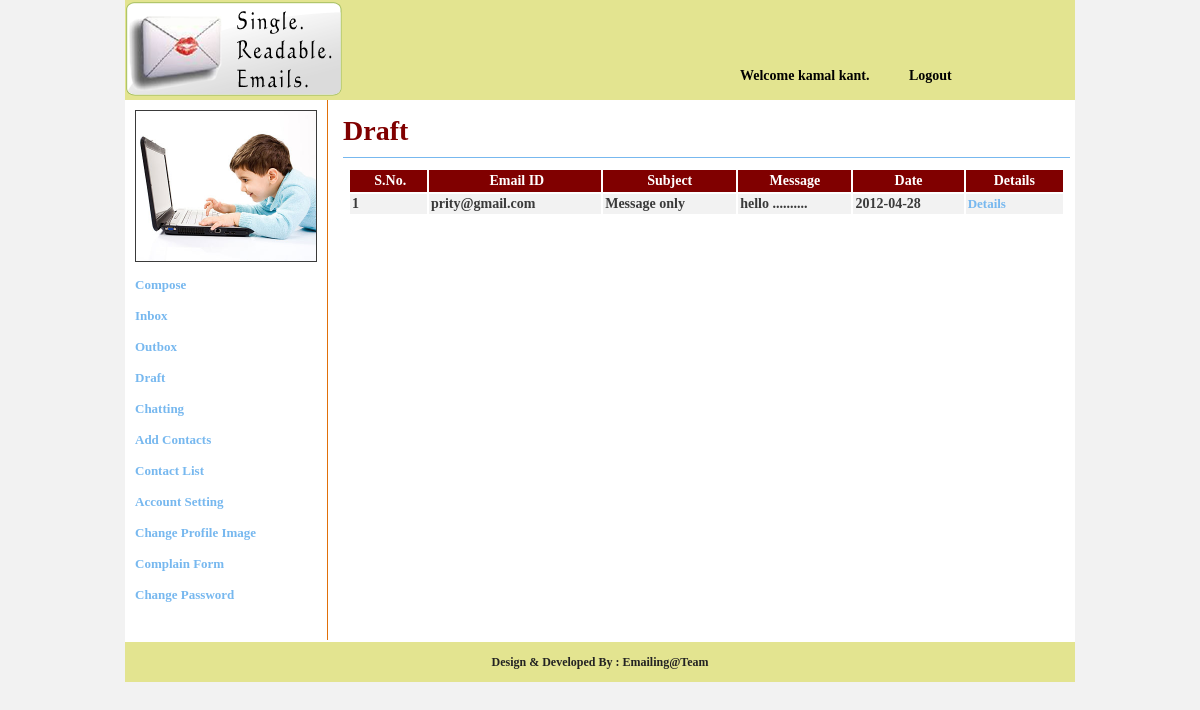
Screenshot of /draft.php (signed in) with the database file from the repository.
### tables this page shows
CREATE TABLE `regestration` (
  `id` bigint(20) NOT NULL auto_increment,
  `name` varchar(100) default NULL,
  `dob` varchar(100) default NULL,
  `gender` varchar(100) default NULL,
  `phone` varchar(100) default NULL,
  `address` varchar(500) default NULL,
  `contact_as` varchar(100) default NULL,
  `email` varchar(100) default 'na',
  `password` varchar(100) default NULL,
  `img_path` varchar(255) default 'default.png',
  `status` smallint(6) default '3',
  PRIMARY KEY  (`id`)
);

CREATE TABLE `mailbox` (
  `msg_id` bigint(20) NOT NULL auto_increment,
  `email_from` varchar(100) default NULL,
  `email_to` varchar(100) default NULL,
  `email_cc` varchar(100) default NULL,
  `subject` varchar(255) default NULL,
  `message` varchar(800) default NULL,
  `attachement` varchar(200) default NULL,
  `type` varchar(100) default NULL,
  `msg_date` date default NULL,
  `sent_status` smallint(6) default '1',
  `inbox_status` smallint(6) default '1',
  PRIMARY KEY  (`msg_id`)
);

### draft.php (the view, shortened to what this page needs)
<?php
$user_id = $_SESSION['USERID'];
$email = $_SESSION['EMAIL'];
if ($user_id != '') {
?>
    <!DOCTYPE HTML PUBLIC "-//W3C//DTD HTML 4.01 Transitional//EN">
    <html>
        <head>
        </head>
        <body>
            <table cellpadding="0" rules="none" frame="box" cellspacing="0" border="0"  width="100%">
                <tr>
                    <td>
                        <table cellpadding="0" cellspacing="0"  border="0" bgcolor="white" width="950px" align="center">
                            <tr>
                                <td colspan="2">
                                <?php
                                include("header.php");
                                ?>
                            </td>
                        </tr>
                        <tr>
                            <td valign="top">
                                <?php include("leftmenu.php"); ?>
                            </td>
                            <td  height="500" valign="top" style="padding-left: 10px;width: 750px;">
                                <form action="#" method="post">
                                    <table cellpadding="5" cellspacing="5" border="0" width="100%">
                                        <tr>
                                            <td class="heading" colspan="2">Draft</td>
                                        </tr>
                                        <tr>
                                            <td>
                                                <div style="height: 450px;width: 100%;overflow: auto;">
                                                    <table cellpadding="2" cellspacing="2" border="0" width="100%">
                                                        <tr>
                                                            <td class="heading_lable">&nbsp;&nbsp;S.No.&nbsp;</td>
                                                            <td class="heading_lable">&nbsp;&nbsp;Email&nbsp;ID&nbsp;</td>
                                                            <td class="heading_lable">&nbsp;&nbsp;Subject&nbsp;&nbsp;</td>
                                                            <td class="heading_lable">&nbsp;&nbsp;Message&nbsp;&nbsp;</td>
                                                            <td class="heading_lable">&nbsp;&nbsp;Date&nbsp;&nbsp;</td>
                                                            <td class="heading_lable">&nbsp;&nbsp;Details&nbsp;&nbsp;</td>
                                                        </tr>
                                                        <?php
                                                        $ctr = 0;
                                                        $query = "select msg_id,email_to,subject,message,msg_date from mailbox where email_from='$email' and type= 'draft' order by msg_id desc";
                                                        $result = mysql_query($query);
                                                        while ($row = mysql_fetch_array($result)) {
                                                            $ctr++;
                                                            $msgid = $row['msg_id'];
                                                            $emailto = $row['email_to'];
                                                            $subject = $row['subject'];
                                                            $mesage = $row['message'];
                                                            $date = $row['msg_date'];
                                                        ?>
                                                            <tr bgcolor="#f2f2f2">
                                                                <td><?php echo $ctr; ?></td>
                                                                <td><?php echo $emailto; ?></td>
                                                                <td><?php echo $subject; ?></td>
                                                                <td><?php echo $mesage; ?></td>
                                                                <td><?php echo $date; ?></td>
                                                                <td><a href="msgdetails.php?msgid=<?php echo $msgid; ?>" class="leftlink">Details</a></td>
                                                        </tr>
                                                        <?php
                                                            }
                                                        ?>
                                                        </table>
                                                    </div>
                                                </td>
                                            </tr>
                                        </table>
                                    </form>
                                </td>
                            </tr>
                            <tr>
                                <td colspan="2" class="footer" align="center">Design & Developed By : Emailing@Team</td>
                            </tr>
                        </table>
                    </td>
                </tr>
            </table>
        </body>
    </html>
<?php
                                                        } else {
                                                            $_SESSION['MSG'] = "You must be login";
                                                            header("location:index.php");
                                                        }
?>

### leftmenu.php (shortened to what this page needs)
<?php
$query1 = "select * from regestration where id = '$user_id'";
$res1 = mysql_query($query1);
while ($row1 = mysql_fetch_array($res1)) {
?>
    <div style="border-right: solid 1px #E17009;height: 540px;">
        <table width="200px" bgcolor="#fff" cellpadding="5" cellspacing="5">
            <tr>
                <td><img src="uploadedimages/<?php echo $row1 ['img_path']; ?>" height="150" width="180" border="1"></td>
            </tr>
            <tr>
                <td><a href="compose.php" class="leftlink">Compose</a></td>
            </tr>
            <tr>
                <td><a href="inbox.php" class="leftlink">Inbox</a></td>
            </tr>
            <tr>
                <td><a href="outbox.php" class="leftlink">Outbox</a></td>
            </tr>
            <tr>
                <td><a href="draft.php" class="leftlink">Draft</a></td>
            </tr>
            <tr>
                <td><a href="chatting.php" class="leftlink">Chatting</a></td>
            </tr>
            <tr>
                <td><a href="addcontacts.php" class="leftlink">Add Contacts</a></td>
            </tr>
            <tr>
                <td><a href="contactlist.php" class="leftlink">Contact List</a></td>
            </tr>
            <tr>
                <td><a href="updateprofile.php" class="leftlink">Account Setting</a></td>
            </tr>
            <tr>
                <td><a href="uploadimage.php" class="leftlink">Change Profile Image</a></td>
            </tr>
			<tr>
                <td><a href="complain.php" class="leftlink">Complain Form</a></td>
            </tr>
            <tr>
                <td><a href="changepwd.php" class="leftlink">Change Password</a></td>
            </tr>
        </table>
    </div>
<?php
}
?>

### css/headerbar.css (style rules this page uses)
body { margin: 0px; padding: 0px; background-color: #f2f2f2; }
td { font-weight: bold; font-size: 14px; color: #3a3a3a; font-family: Georgia, serif; }
.footer { height: 40px; width:100px; color: #232323; font-size: 12px; font-weight: bold; background: #e3e490; }
.leftlink { text-decoration: none; font-size: 13px; font-weight: bold; color: #77b8ef; }
.heading { font-size: 28px; padding: 10px; color: maroon; font-weight: bold; padding-left: 0px; border-bottom: solid 1px #77b8ef; }
.heading_lable { font-weight: bold; font-size: 14px; color: #ffffff; background-color: maroon; padding: 3px; text-align: center; }

### rows the page displays
regestration: img_path (picture)
mailbox: email_to "prity@gmail.com", subject "Message only", message "hello ..........", msg_date "2012-04-28"

### other values shown
$_SESSION['NAME'] "kamal kant"
